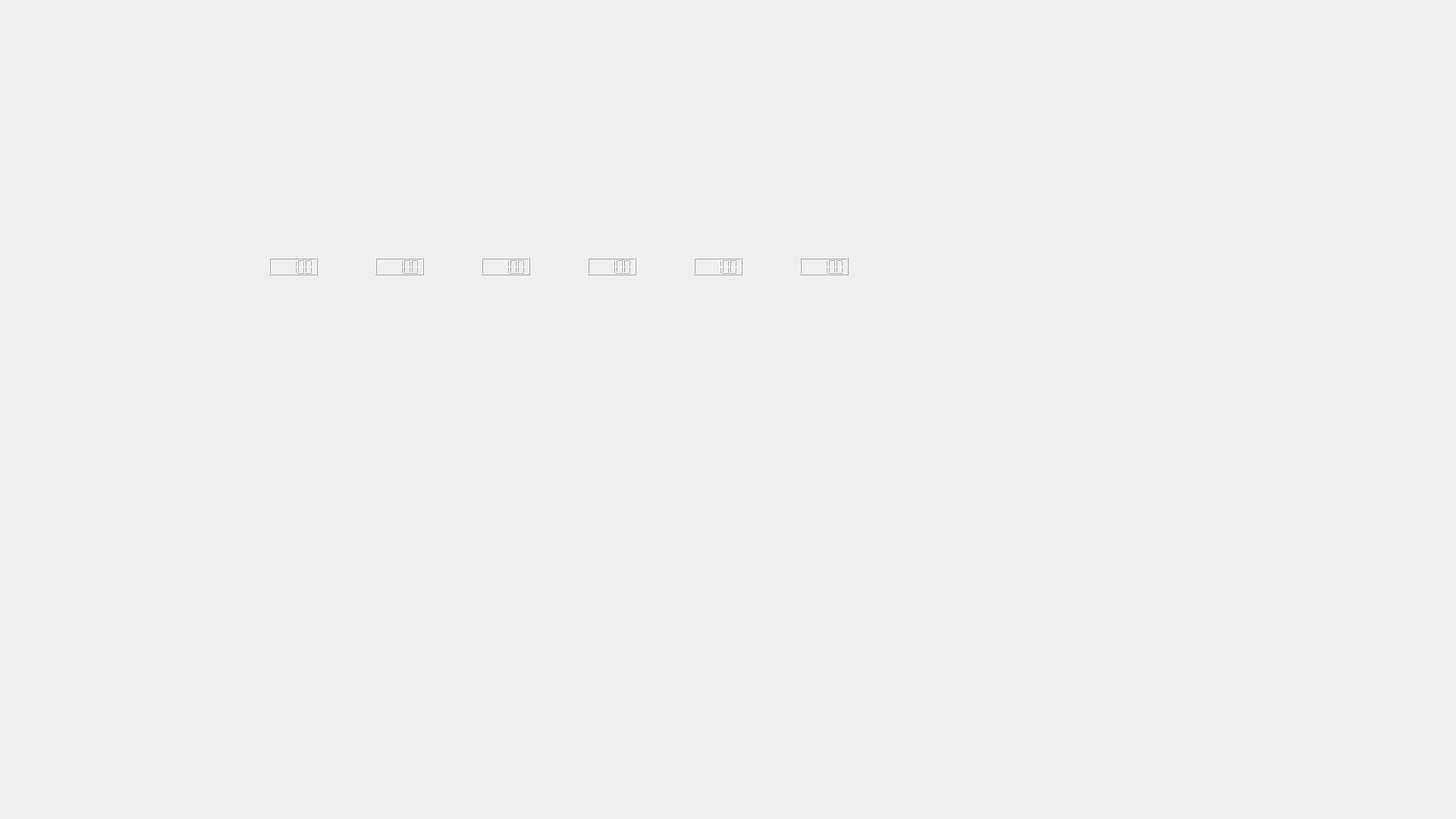
<?xml version="1.0" encoding="UTF-8"?>
<ui version="4.0">
 <class>Board</class>
 <widget class="QWidget" name="Board">
  <property name="geometry">
   <rect>
    <x>0</x>
    <y>0</y>
    <width>1920</width>
    <height>1080</height>
   </rect>
  </property>
  <property name="windowTitle">
   <string>Form</string>
  </property>
  <property name="styleSheet">
   <string notr="true"/>
  </property>
  <widget class="QLabel" name="bg">
   <property name="enabled">
    <bool>true</bool>
   </property>
   <property name="geometry">
    <rect>
     <x>-3</x>
     <y>-5</y>
     <width>1920</width>
     <height>1080</height>
    </rect>
   </property>
   <property name="text">
    <string/>
   </property>
   <property name="pixmap">
    <pixmap resource="images.qrc">:/resources/background4.jpg</pixmap>
   </property>
   <property name="scaledContents">
    <bool>true</bool>
   </property>
  </widget>
  <widget class="QWidget" name="gridLayoutWidget">
   <property name="geometry">
    <rect>
     <x>100</x>
     <y>-50</y>
     <width>211</width>
     <height>291</height>
    </rect>
   </property>
   <layout class="QGridLayout" name="player1_layout">
    <property name="spacing">
     <number>0</number>
    </property>
    <item row="0" column="0">
     <widget class="QLabel" name="player1_icon">
      <property name="maximumSize">
       <size>
        <width>95</width>
        <height>135</height>
       </size>
      </property>
      <property name="text">
       <string/>
      </property>
      <property name="pixmap">
       <pixmap resource="images.qrc">:/resources/cards/characters/lady.jpg</pixmap>
      </property>
      <property name="scaledContents">
       <bool>true</bool>
      </property>
     </widget>
    </item>
    <item row="0" column="1">
     <widget class="QLabel" name="player1_supplies">
      <property name="maximumSize">
       <size>
        <width>95</width>
        <height>135</height>
       </size>
      </property>
      <property name="text">
       <string/>
      </property>
      <property name="pixmap">
       <pixmap resource="images.qrc">:/resources/cards/shirts/supplies.jpg</pixmap>
      </property>
      <property name="scaledContents">
       <bool>true</bool>
      </property>
     </widget>
    </item>
   </layout>
  </widget>
  <widget class="QWidget" name="gridLayoutWidget_3">
   <property name="geometry">
    <rect>
     <x>110</x>
     <y>640</y>
     <width>211</width>
     <height>291</height>
    </rect>
   </property>
   <layout class="QGridLayout" name="player4_layout">
    <property name="spacing">
     <number>0</number>
    </property>
    <item row="0" column="0">
     <widget class="QLabel" name="plyaer4_icon">
      <property name="maximumSize">
       <size>
        <width>95</width>
        <height>135</height>
       </size>
      </property>
      <property name="text">
       <string/>
      </property>
      <property name="pixmap">
       <pixmap resource="images.qrc">:/resources/cards/characters/boatswain.jpg</pixmap>
      </property>
      <property name="scaledContents">
       <bool>true</bool>
      </property>
     </widget>
    </item>
    <item row="0" column="1">
     <widget class="QLabel" name="player4_supplies">
      <property name="maximumSize">
       <size>
        <width>95</width>
        <height>135</height>
       </size>
      </property>
      <property name="text">
       <string/>
      </property>
      <property name="pixmap">
       <pixmap resource="images.qrc">:/resources/cards/shirts/supplies.jpg</pixmap>
      </property>
      <property name="scaledContents">
       <bool>true</bool>
      </property>
     </widget>
    </item>
   </layout>
  </widget>
  <widget class="QWidget" name="gridLayoutWidget_2">
   <property name="geometry">
    <rect>
     <x>580</x>
     <y>-50</y>
     <width>211</width>
     <height>291</height>
    </rect>
   </property>
   <layout class="QGridLayout" name="player2_layout">
    <property name="spacing">
     <number>0</number>
    </property>
    <item row="0" column="0">
     <widget class="QLabel" name="player2_icon">
      <property name="maximumSize">
       <size>
        <width>95</width>
        <height>135</height>
       </size>
      </property>
      <property name="text">
       <string/>
      </property>
      <property name="pixmap">
       <pixmap resource="images.qrc">:/resources/cards/characters/captain.jpg</pixmap>
      </property>
      <property name="scaledContents">
       <bool>true</bool>
      </property>
     </widget>
    </item>
    <item row="0" column="1">
     <widget class="QLabel" name="player2_supplies">
      <property name="maximumSize">
       <size>
        <width>95</width>
        <height>135</height>
       </size>
      </property>
      <property name="text">
       <string/>
      </property>
      <property name="pixmap">
       <pixmap resource="images.qrc">:/resources/cards/shirts/supplies.jpg</pixmap>
      </property>
      <property name="scaledContents">
       <bool>true</bool>
      </property>
     </widget>
    </item>
   </layout>
  </widget>
  <widget class="QWidget" name="gridLayoutWidget_4">
   <property name="geometry">
    <rect>
     <x>590</x>
     <y>640</y>
     <width>211</width>
     <height>291</height>
    </rect>
   </property>
   <layout class="QGridLayout" name="player5_layout">
    <property name="spacing">
     <number>0</number>
    </property>
    <item row="0" column="0">
     <widget class="QLabel" name="plyaer5_icon">
      <property name="maximumSize">
       <size>
        <width>95</width>
        <height>135</height>
       </size>
      </property>
      <property name="text">
       <string/>
      </property>
      <property name="pixmap">
       <pixmap resource="images.qrc">:/resources/cards/characters/snob.jpg</pixmap>
      </property>
      <property name="scaledContents">
       <bool>true</bool>
      </property>
     </widget>
    </item>
    <item row="0" column="1">
     <widget class="QLabel" name="plyaer5_supplies">
      <property name="maximumSize">
       <size>
        <width>95</width>
        <height>135</height>
       </size>
      </property>
      <property name="text">
       <string/>
      </property>
      <property name="pixmap">
       <pixmap resource="images.qrc">:/resources/cards/shirts/supplies.jpg</pixmap>
      </property>
      <property name="scaledContents">
       <bool>true</bool>
      </property>
     </widget>
    </item>
   </layout>
  </widget>
  <widget class="QWidget" name="gridLayoutWidget_5">
   <property name="geometry">
    <rect>
     <x>1070</x>
     <y>640</y>
     <width>211</width>
     <height>291</height>
    </rect>
   </property>
   <layout class="QGridLayout" name="player6_layout">
    <property name="spacing">
     <number>0</number>
    </property>
    <item row="0" column="1">
     <widget class="QLabel" name="player6_supplies">
      <property name="maximumSize">
       <size>
        <width>95</width>
        <height>135</height>
       </size>
      </property>
      <property name="text">
       <string/>
      </property>
      <property name="pixmap">
       <pixmap resource="images.qrc">:/resources/cards/shirts/supplies.jpg</pixmap>
      </property>
      <property name="scaledContents">
       <bool>true</bool>
      </property>
     </widget>
    </item>
    <item row="0" column="0">
     <widget class="QLabel" name="player6_icon">
      <property name="maximumSize">
       <size>
        <width>95</width>
        <height>135</height>
       </size>
      </property>
      <property name="text">
       <string/>
      </property>
      <property name="pixmap">
       <pixmap resource="images.qrc">:/resources/cards/characters/kid.jpg</pixmap>
      </property>
      <property name="scaledContents">
       <bool>true</bool>
      </property>
     </widget>
    </item>
   </layout>
  </widget>
  <widget class="QWidget" name="gridLayoutWidget_6">
   <property name="geometry">
    <rect>
     <x>1060</x>
     <y>-50</y>
     <width>211</width>
     <height>291</height>
    </rect>
   </property>
   <layout class="QGridLayout" name="player3_layout">
    <property name="spacing">
     <number>0</number>
    </property>
    <item row="0" column="0">
     <widget class="QLabel" name="player3_icon">
      <property name="maximumSize">
       <size>
        <width>95</width>
        <height>135</height>
       </size>
      </property>
      <property name="text">
       <string/>
      </property>
      <property name="pixmap">
       <pixmap resource="images.qrc">:/resources/cards/characters/frenchy.jpg</pixmap>
      </property>
      <property name="scaledContents">
       <bool>true</bool>
      </property>
     </widget>
    </item>
    <item row="0" column="1">
     <widget class="QLabel" name="player3_supplies">
      <property name="maximumSize">
       <size>
        <width>95</width>
        <height>135</height>
       </size>
      </property>
      <property name="text">
       <string/>
      </property>
      <property name="pixmap">
       <pixmap resource="images.qrc">:/resources/cards/shirts/supplies.jpg</pixmap>
      </property>
      <property name="scaledContents">
       <bool>true</bool>
      </property>
     </widget>
    </item>
   </layout>
  </widget>
  <widget class="QWidget" name="gridLayoutWidget_7">
   <property name="geometry">
    <rect>
     <x>1180</x>
     <y>380</y>
     <width>112</width>
     <height>137</height>
    </rect>
   </property>
   <layout class="QGridLayout" name="nav_layout"/>
  </widget>
  <widget class="QWidget" name="gridLayoutWidget_8">
   <property name="geometry">
    <rect>
     <x>1300</x>
     <y>380</y>
     <width>112</width>
     <height>131</height>
    </rect>
   </property>
   <layout class="QGridLayout" name="gull_layout"/>
  </widget>
  <widget class="QWidget" name="horizontalLayoutWidget_2">
   <property name="geometry">
    <rect>
     <x>310</x>
     <y>560</y>
     <width>861</width>
     <height>151</height>
    </rect>
   </property>
   <layout class="QHBoxLayout" name="game_layout"/>
  </widget>
  <widget class="QWidget" name="gridLayoutWidget_9">
   <property name="geometry">
    <rect>
     <x>200</x>
     <y>370</y>
     <width>111</width>
     <height>151</height>
    </rect>
   </property>
   <layout class="QGridLayout" name="supplies"/>
  </widget>
  <widget class="QLCDNumber" name="hp_0">
   <property name="geometry">
    <rect>
     <x>355</x>
     <y>340</y>
     <width>64</width>
     <height>23</height>
    </rect>
   </property>
   <property name="value" stdset="0">
    <double>100.000000000000000</double>
   </property>
  </widget>
  <widget class="QLCDNumber" name="hp_1">
   <property name="geometry">
    <rect>
     <x>495</x>
     <y>340</y>
     <width>64</width>
     <height>23</height>
    </rect>
   </property>
   <property name="value" stdset="0">
    <double>100.000000000000000</double>
   </property>
  </widget>
  <widget class="QLCDNumber" name="hp_2">
   <property name="geometry">
    <rect>
     <x>635</x>
     <y>340</y>
     <width>64</width>
     <height>23</height>
    </rect>
   </property>
   <property name="intValue" stdset="0">
    <number>100</number>
   </property>
  </widget>
  <widget class="QLCDNumber" name="hp_3">
   <property name="geometry">
    <rect>
     <x>775</x>
     <y>340</y>
     <width>64</width>
     <height>23</height>
    </rect>
   </property>
   <property name="intValue" stdset="0">
    <number>100</number>
   </property>
  </widget>
  <widget class="QLCDNumber" name="hp_4">
   <property name="geometry">
    <rect>
     <x>915</x>
     <y>340</y>
     <width>64</width>
     <height>23</height>
    </rect>
   </property>
   <property name="intValue" stdset="0">
    <number>100</number>
   </property>
  </widget>
  <widget class="QLCDNumber" name="hp_5">
   <property name="geometry">
    <rect>
     <x>1055</x>
     <y>340</y>
     <width>64</width>
     <height>23</height>
    </rect>
   </property>
   <property name="intValue" stdset="0">
    <number>100</number>
   </property>
  </widget>
  <widget class="QWidget" name="gridLayoutWidget_10">
   <property name="geometry">
    <rect>
     <x>330</x>
     <y>370</y>
     <width>111</width>
     <height>151</height>
    </rect>
   </property>
   <layout class="QGridLayout" name="player_0"/>
  </widget>
  <widget class="QWidget" name="gridLayoutWidget_11">
   <property name="geometry">
    <rect>
     <x>470</x>
     <y>370</y>
     <width>111</width>
     <height>151</height>
    </rect>
   </property>
   <layout class="QGridLayout" name="player_1"/>
  </widget>
  <widget class="QWidget" name="gridLayoutWidget_12">
   <property name="geometry">
    <rect>
     <x>610</x>
     <y>370</y>
     <width>111</width>
     <height>151</height>
    </rect>
   </property>
   <layout class="QGridLayout" name="player_2"/>
  </widget>
  <widget class="QWidget" name="gridLayoutWidget_13">
   <property name="geometry">
    <rect>
     <x>750</x>
     <y>370</y>
     <width>111</width>
     <height>151</height>
    </rect>
   </property>
   <layout class="QGridLayout" name="player_3"/>
  </widget>
  <widget class="QWidget" name="gridLayoutWidget_14">
   <property name="geometry">
    <rect>
     <x>890</x>
     <y>370</y>
     <width>111</width>
     <height>151</height>
    </rect>
   </property>
   <layout class="QGridLayout" name="player_4"/>
  </widget>
  <widget class="QWidget" name="gridLayoutWidget_15">
   <property name="geometry">
    <rect>
     <x>1030</x>
     <y>370</y>
     <width>111</width>
     <height>151</height>
    </rect>
   </property>
   <layout class="QGridLayout" name="player_5"/>
  </widget>
  <widget class="QLabel" name="dead_0">
   <property name="enabled">
    <bool>true</bool>
   </property>
   <property name="geometry">
    <rect>
     <x>348</x>
     <y>413</y>
     <width>75</width>
     <height>75</height>
    </rect>
   </property>
   <property name="text">
    <string/>
   </property>
   <property name="pixmap">
    <pixmap resource="images.qrc">:/resources/death_icon.png</pixmap>
   </property>
   <property name="scaledContents">
    <bool>true</bool>
   </property>
  </widget>
  <widget class="QLabel" name="dead_1">
   <property name="enabled">
    <bool>true</bool>
   </property>
   <property name="geometry">
    <rect>
     <x>490</x>
     <y>413</y>
     <width>75</width>
     <height>75</height>
    </rect>
   </property>
   <property name="text">
    <string/>
   </property>
   <property name="pixmap">
    <pixmap resource="images.qrc">:/resources/death_icon.png</pixmap>
   </property>
   <property name="scaledContents">
    <bool>true</bool>
   </property>
  </widget>
  <widget class="QLabel" name="dead_2">
   <property name="enabled">
    <bool>true</bool>
   </property>
   <property name="geometry">
    <rect>
     <x>630</x>
     <y>413</y>
     <width>75</width>
     <height>75</height>
    </rect>
   </property>
   <property name="text">
    <string/>
   </property>
   <property name="pixmap">
    <pixmap resource="images.qrc">:/resources/death_icon.png</pixmap>
   </property>
   <property name="scaledContents">
    <bool>true</bool>
   </property>
  </widget>
  <widget class="QLabel" name="dead_3">
   <property name="enabled">
    <bool>true</bool>
   </property>
   <property name="geometry">
    <rect>
     <x>770</x>
     <y>413</y>
     <width>75</width>
     <height>75</height>
    </rect>
   </property>
   <property name="text">
    <string/>
   </property>
   <property name="pixmap">
    <pixmap resource="images.qrc">:/resources/death_icon.png</pixmap>
   </property>
   <property name="scaledContents">
    <bool>true</bool>
   </property>
  </widget>
  <widget class="QLabel" name="dead_4">
   <property name="enabled">
    <bool>true</bool>
   </property>
   <property name="geometry">
    <rect>
     <x>910</x>
     <y>413</y>
     <width>75</width>
     <height>75</height>
    </rect>
   </property>
   <property name="text">
    <string/>
   </property>
   <property name="pixmap">
    <pixmap resource="images.qrc">:/resources/death_icon.png</pixmap>
   </property>
   <property name="scaledContents">
    <bool>true</bool>
   </property>
  </widget>
  <widget class="QLabel" name="dead_5">
   <property name="enabled">
    <bool>true</bool>
   </property>
   <property name="geometry">
    <rect>
     <x>1050</x>
     <y>413</y>
     <width>75</width>
     <height>75</height>
    </rect>
   </property>
   <property name="text">
    <string/>
   </property>
   <property name="pixmap">
    <pixmap resource="images.qrc">:/resources/death_icon.png</pixmap>
   </property>
   <property name="scaledContents">
    <bool>true</bool>
   </property>
  </widget>
  <widget class="QLabel" name="thirsty_0">
   <property name="enabled">
    <bool>true</bool>
   </property>
   <property name="geometry">
    <rect>
     <x>318</x>
     <y>470</y>
     <width>50</width>
     <height>50</height>
    </rect>
   </property>
   <property name="text">
    <string/>
   </property>
   <property name="pixmap">
    <pixmap resource="images.qrc">:/resources/thirsty_icon.png</pixmap>
   </property>
   <property name="scaledContents">
    <bool>true</bool>
   </property>
  </widget>
  <widget class="QLabel" name="thirsty_5">
   <property name="enabled">
    <bool>true</bool>
   </property>
   <property name="geometry">
    <rect>
     <x>1020</x>
     <y>470</y>
     <width>50</width>
     <height>50</height>
    </rect>
   </property>
   <property name="text">
    <string/>
   </property>
   <property name="pixmap">
    <pixmap resource="images.qrc">:/resources/thirsty_icon.png</pixmap>
   </property>
   <property name="scaledContents">
    <bool>true</bool>
   </property>
  </widget>
  <widget class="QLabel" name="thirsty_1">
   <property name="enabled">
    <bool>true</bool>
   </property>
   <property name="geometry">
    <rect>
     <x>460</x>
     <y>470</y>
     <width>50</width>
     <height>50</height>
    </rect>
   </property>
   <property name="text">
    <string/>
   </property>
   <property name="pixmap">
    <pixmap resource="images.qrc">:/resources/thirsty_icon.png</pixmap>
   </property>
   <property name="scaledContents">
    <bool>true</bool>
   </property>
  </widget>
  <widget class="QLabel" name="thirsty_4">
   <property name="enabled">
    <bool>true</bool>
   </property>
   <property name="geometry">
    <rect>
     <x>880</x>
     <y>470</y>
     <width>50</width>
     <height>50</height>
    </rect>
   </property>
   <property name="text">
    <string/>
   </property>
   <property name="pixmap">
    <pixmap resource="images.qrc">:/resources/thirsty_icon.png</pixmap>
   </property>
   <property name="scaledContents">
    <bool>true</bool>
   </property>
  </widget>
  <widget class="QLabel" name="thirsty_3">
   <property name="enabled">
    <bool>true</bool>
   </property>
   <property name="geometry">
    <rect>
     <x>740</x>
     <y>470</y>
     <width>50</width>
     <height>50</height>
    </rect>
   </property>
   <property name="text">
    <string/>
   </property>
   <property name="pixmap">
    <pixmap resource="images.qrc">:/resources/thirsty_icon.png</pixmap>
   </property>
   <property name="scaledContents">
    <bool>true</bool>
   </property>
  </widget>
  <widget class="QLabel" name="thirsty_2">
   <property name="enabled">
    <bool>true</bool>
   </property>
   <property name="geometry">
    <rect>
     <x>600</x>
     <y>470</y>
     <width>50</width>
     <height>50</height>
    </rect>
   </property>
   <property name="text">
    <string/>
   </property>
   <property name="pixmap">
    <pixmap resource="images.qrc">:/resources/thirsty_icon.png</pixmap>
   </property>
   <property name="scaledContents">
    <bool>true</bool>
   </property>
  </widget>
  <widget class="QLabel" name="exhaust_4">
   <property name="enabled">
    <bool>true</bool>
   </property>
   <property name="geometry">
    <rect>
     <x>890</x>
     <y>370</y>
     <width>50</width>
     <height>50</height>
    </rect>
   </property>
   <property name="text">
    <string/>
   </property>
   <property name="pixmap">
    <pixmap resource="images.qrc">:/resources/exhausted_icon.png</pixmap>
   </property>
   <property name="scaledContents">
    <bool>true</bool>
   </property>
  </widget>
  <widget class="QLabel" name="exhaust_2">
   <property name="enabled">
    <bool>true</bool>
   </property>
   <property name="geometry">
    <rect>
     <x>610</x>
     <y>370</y>
     <width>50</width>
     <height>50</height>
    </rect>
   </property>
   <property name="text">
    <string/>
   </property>
   <property name="pixmap">
    <pixmap resource="images.qrc">:/resources/exhausted_icon.png</pixmap>
   </property>
   <property name="scaledContents">
    <bool>true</bool>
   </property>
  </widget>
  <widget class="QLabel" name="exhaust_1">
   <property name="enabled">
    <bool>true</bool>
   </property>
   <property name="geometry">
    <rect>
     <x>470</x>
     <y>370</y>
     <width>50</width>
     <height>50</height>
    </rect>
   </property>
   <property name="text">
    <string/>
   </property>
   <property name="pixmap">
    <pixmap resource="images.qrc">:/resources/exhausted_icon.png</pixmap>
   </property>
   <property name="scaledContents">
    <bool>true</bool>
   </property>
  </widget>
  <widget class="QLabel" name="exhaust_0">
   <property name="enabled">
    <bool>true</bool>
   </property>
   <property name="geometry">
    <rect>
     <x>328</x>
     <y>370</y>
     <width>50</width>
     <height>50</height>
    </rect>
   </property>
   <property name="text">
    <string/>
   </property>
   <property name="pixmap">
    <pixmap resource="images.qrc">:/resources/exhausted_icon.png</pixmap>
   </property>
   <property name="scaledContents">
    <bool>true</bool>
   </property>
  </widget>
  <widget class="QLabel" name="exhaust_5">
   <property name="enabled">
    <bool>true</bool>
   </property>
   <property name="geometry">
    <rect>
     <x>1030</x>
     <y>370</y>
     <width>50</width>
     <height>50</height>
    </rect>
   </property>
   <property name="text">
    <string/>
   </property>
   <property name="pixmap">
    <pixmap resource="images.qrc">:/resources/exhausted_icon.png</pixmap>
   </property>
   <property name="scaledContents">
    <bool>true</bool>
   </property>
  </widget>
  <widget class="QLabel" name="exhaust_3">
   <property name="enabled">
    <bool>true</bool>
   </property>
   <property name="geometry">
    <rect>
     <x>750</x>
     <y>370</y>
     <width>50</width>
     <height>50</height>
    </rect>
   </property>
   <property name="text">
    <string/>
   </property>
   <property name="pixmap">
    <pixmap resource="images.qrc">:/resources/exhausted_icon.png</pixmap>
   </property>
   <property name="scaledContents">
    <bool>true</bool>
   </property>
  </widget>
  <widget class="QLabel" name="cur_player_0">
   <property name="geometry">
    <rect>
     <x>325</x>
     <y>365</y>
     <width>120</width>
     <height>160</height>
    </rect>
   </property>
   <property name="text">
    <string/>
   </property>
   <property name="pixmap">
    <pixmap resource="images.qrc">:/resources/cur_player.jpg</pixmap>
   </property>
   <property name="scaledContents">
    <bool>true</bool>
   </property>
  </widget>
  <widget class="QLabel" name="cur_player_1">
   <property name="geometry">
    <rect>
     <x>465</x>
     <y>365</y>
     <width>120</width>
     <height>160</height>
    </rect>
   </property>
   <property name="text">
    <string/>
   </property>
   <property name="pixmap">
    <pixmap resource="images.qrc">:/resources/cur_player.jpg</pixmap>
   </property>
   <property name="scaledContents">
    <bool>true</bool>
   </property>
  </widget>
  <widget class="QLabel" name="cur_player_2">
   <property name="geometry">
    <rect>
     <x>605</x>
     <y>365</y>
     <width>120</width>
     <height>160</height>
    </rect>
   </property>
   <property name="text">
    <string/>
   </property>
   <property name="pixmap">
    <pixmap resource="images.qrc">:/resources/cur_player.jpg</pixmap>
   </property>
   <property name="scaledContents">
    <bool>true</bool>
   </property>
  </widget>
  <widget class="QLabel" name="cur_player_5">
   <property name="geometry">
    <rect>
     <x>1025</x>
     <y>365</y>
     <width>120</width>
     <height>160</height>
    </rect>
   </property>
   <property name="text">
    <string/>
   </property>
   <property name="pixmap">
    <pixmap resource="images.qrc">:/resources/cur_player.jpg</pixmap>
   </property>
   <property name="scaledContents">
    <bool>true</bool>
   </property>
  </widget>
  <widget class="QLabel" name="cur_player_4">
   <property name="geometry">
    <rect>
     <x>885</x>
     <y>365</y>
     <width>120</width>
     <height>160</height>
    </rect>
   </property>
   <property name="text">
    <string/>
   </property>
   <property name="pixmap">
    <pixmap resource="images.qrc">:/resources/cur_player.jpg</pixmap>
   </property>
   <property name="scaledContents">
    <bool>true</bool>
   </property>
  </widget>
  <widget class="QLabel" name="cur_player_3">
   <property name="geometry">
    <rect>
     <x>745</x>
     <y>365</y>
     <width>120</width>
     <height>160</height>
    </rect>
   </property>
   <property name="text">
    <string/>
   </property>
   <property name="pixmap">
    <pixmap resource="images.qrc">:/resources/cur_player.jpg</pixmap>
   </property>
   <property name="scaledContents">
    <bool>true</bool>
   </property>
  </widget>
  <zorder>bg</zorder>
  <zorder>cur_player_5</zorder>
  <zorder>cur_player_3</zorder>
  <zorder>cur_player_4</zorder>
  <zorder>cur_player_1</zorder>
  <zorder>cur_player_2</zorder>
  <zorder>cur_player_0</zorder>
  <zorder>gridLayoutWidget</zorder>
  <zorder>gridLayoutWidget_3</zorder>
  <zorder>gridLayoutWidget_2</zorder>
  <zorder>gridLayoutWidget_4</zorder>
  <zorder>gridLayoutWidget_5</zorder>
  <zorder>gridLayoutWidget_6</zorder>
  <zorder>gridLayoutWidget_7</zorder>
  <zorder>gridLayoutWidget_8</zorder>
  <zorder>horizontalLayoutWidget_2</zorder>
  <zorder>gridLayoutWidget_9</zorder>
  <zorder>hp_0</zorder>
  <zorder>hp_1</zorder>
  <zorder>hp_2</zorder>
  <zorder>hp_3</zorder>
  <zorder>hp_4</zorder>
  <zorder>hp_5</zorder>
  <zorder>gridLayoutWidget_10</zorder>
  <zorder>gridLayoutWidget_11</zorder>
  <zorder>gridLayoutWidget_12</zorder>
  <zorder>gridLayoutWidget_13</zorder>
  <zorder>gridLayoutWidget_14</zorder>
  <zorder>gridLayoutWidget_15</zorder>
  <zorder>dead_0</zorder>
  <zorder>dead_1</zorder>
  <zorder>dead_2</zorder>
  <zorder>dead_3</zorder>
  <zorder>dead_4</zorder>
  <zorder>dead_5</zorder>
  <zorder>thirsty_0</zorder>
  <zorder>thirsty_5</zorder>
  <zorder>thirsty_1</zorder>
  <zorder>thirsty_4</zorder>
  <zorder>thirsty_3</zorder>
  <zorder>thirsty_2</zorder>
  <zorder>exhaust_4</zorder>
  <zorder>exhaust_2</zorder>
  <zorder>exhaust_1</zorder>
  <zorder>exhaust_0</zorder>
  <zorder>exhaust_5</zorder>
  <zorder>exhaust_3</zorder>
 </widget>
 <resources>
  <include location="images.qrc"/>
 </resources>
 <connections/>
</ui>
